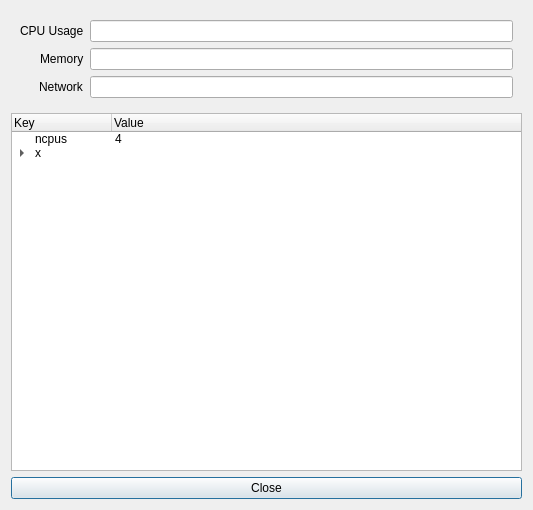
<?xml version="1.0" encoding="UTF-8"?>
<ui version="4.0">
 <class>Dialog</class>
 <widget class="QDialog" name="Dialog">
  <property name="geometry">
   <rect>
    <x>0</x>
    <y>0</y>
    <width>533</width>
    <height>510</height>
   </rect>
  </property>
  <property name="windowTitle">
   <string>Dialog</string>
  </property>
  <layout class="QVBoxLayout" name="verticalLayout">
   <item>
    <widget class="QWidget" name="widget" native="true">
     <layout class="QFormLayout" name="formLayout_2">
      <property name="labelAlignment">
       <set>Qt::AlignRight|Qt::AlignTrailing|Qt::AlignVCenter</set>
      </property>
      <item row="0" column="0">
       <widget class="QLabel" name="label">
        <property name="text">
         <string>CPU Usage</string>
        </property>
       </widget>
      </item>
      <item row="0" column="1">
       <widget class="QLineEdit" name="cpuUsageDsp">
        <property name="readOnly">
         <bool>true</bool>
        </property>
       </widget>
      </item>
      <item row="1" column="0">
       <widget class="QLabel" name="label_2">
        <property name="text">
         <string>Memory</string>
        </property>
       </widget>
      </item>
      <item row="1" column="1">
       <widget class="QLineEdit" name="memUsageDsp">
        <property name="readOnly">
         <bool>true</bool>
        </property>
       </widget>
      </item>
      <item row="2" column="0">
       <widget class="QLabel" name="label_3">
        <property name="text">
         <string>Network</string>
        </property>
       </widget>
      </item>
      <item row="2" column="1">
       <widget class="QLineEdit" name="netUsageDsp"/>
      </item>
     </layout>
    </widget>
   </item>
   <item>
    <widget class="QTreeWidget" name="containerAttrTree">
     <column>
      <property name="text">
       <string>Key</string>
      </property>
     </column>
     <column>
      <property name="text">
       <string>Value</string>
      </property>
     </column>
     <item>
      <property name="text">
       <string>ncpus</string>
      </property>
      <property name="text">
       <string>4</string>
      </property>
     </item>
     <item>
      <property name="text">
       <string>x</string>
      </property>
      <property name="text">
       <string/>
      </property>
      <item>
       <property name="text">
        <string>x1</string>
       </property>
       <property name="text">
        <string>a</string>
       </property>
      </item>
      <item>
       <property name="text">
        <string>x2</string>
       </property>
       <property name="text">
        <string>abc</string>
       </property>
      </item>
     </item>
    </widget>
   </item>
   <item>
    <widget class="QPushButton" name="closeBtn">
     <property name="text">
      <string>Close</string>
     </property>
    </widget>
   </item>
  </layout>
 </widget>
 <resources/>
 <connections>
  <connection>
   <sender>closeBtn</sender>
   <signal>clicked()</signal>
   <receiver>Dialog</receiver>
   <slot>close()</slot>
   <hints>
    <hint type="sourcelabel">
     <x>248</x>
     <y>259</y>
    </hint>
    <hint type="destinationlabel">
     <x>248</x>
     <y>140</y>
    </hint>
   </hints>
  </connection>
 </connections>
</ui>
